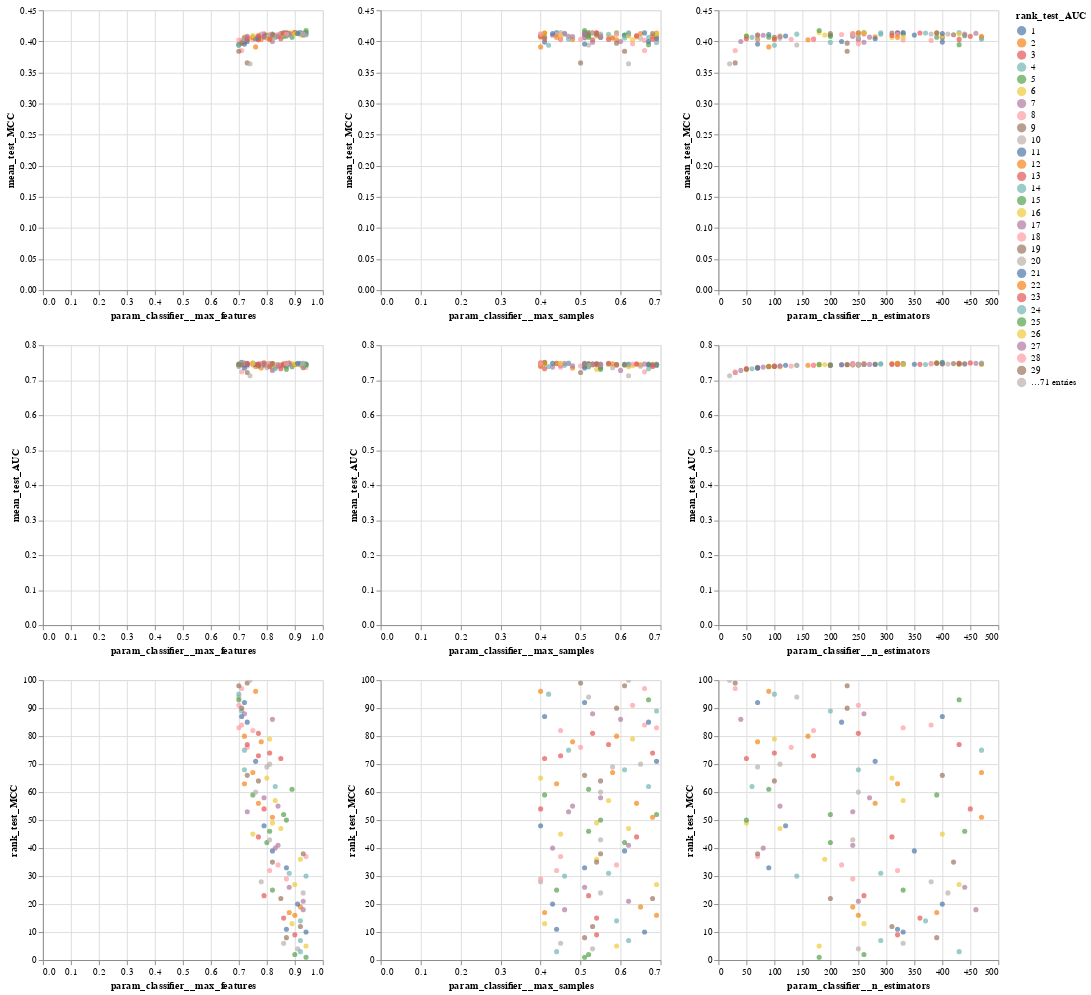

Notebook code cell kept with this figure:
### Code cell
import altair as alt

source = pd.DataFrame(results)

alt.Chart(source).mark_circle().encode(
    alt.X(alt.repeat("column"), type='quantitative'),
    alt.Y(alt.repeat("row"), type='quantitative'),
    color='rank_test_AUC:N'
).properties(
    width=300,
    height=300
).repeat(
    row=['mean_test_MCC', 'mean_test_AUC', 'rank_test_MCC'],
    column=['param_classifier__max_features', 'param_classifier__max_samples', 'param_classifier__n_estimators']
).interactive()
